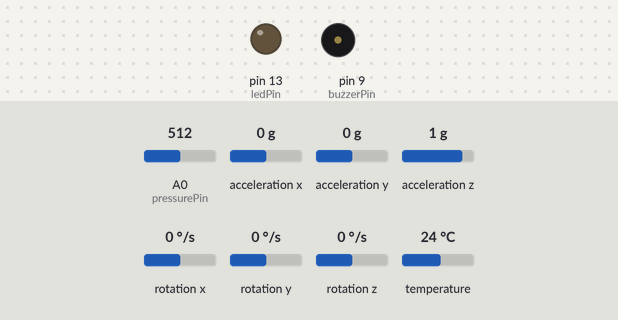
Bench run of a sketch on a simulated Arduino Uno, built with avr-gcc and run on an emulated ATmega328P. Shown: output pins drawn as LEDs (lit = HIGH), buzzer (waves = sounding). The inputs (shaded band) are chosen by the test bench; at power-on: A0 (pressurePin) = 512, acceleration x 0 g, acceleration y 0 g, acceleration z 1 g, rotation x 0 °/s, rotation y 0 °/s, rotation z 0 °/s, temperature 24 °C. What the sketch prints to the serial monitor is not drawn.

Above: at 3.2 s.
3.3 s: A0 (pressurePin) set to 687
4.8 s: A0 (pressurePin) set to 711
At 5.3 s:
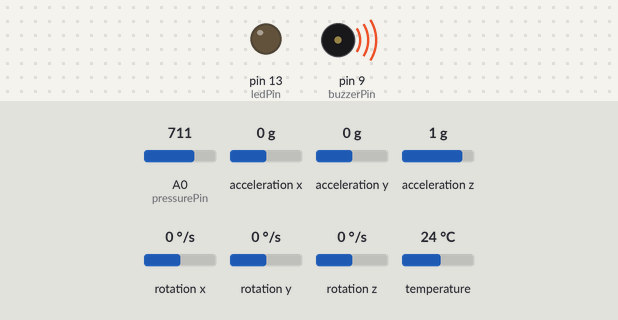
7.8 s: A0 (pressurePin) set to 690
At 8.5 s:
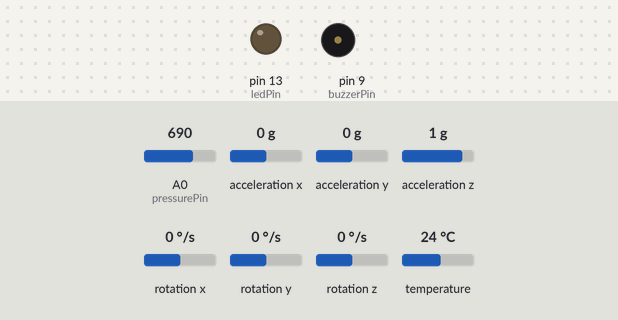
Timing chart, 0 to 10.8 s (numbered marks = the images above; inputs shaded):
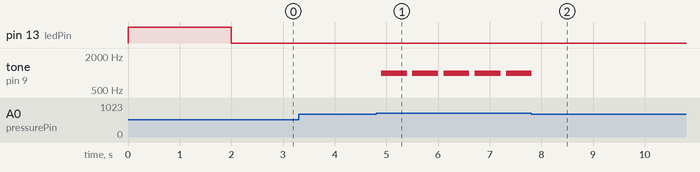

The sketch:

Code.ino
```cpp
#include <Adafruit_Sensor.h>
#include <Wire.h>
#include <Adafruit_MPU6050.h>

// Pins
const int pressurePin = A0;
const int ledPin = 13;
const int buzzerPin = 9;

Adafruit_MPU6050 mpu;

void setup() {
  Serial.begin(9600);

  // Initialize components
  pinMode(pressurePin, INPUT);
  pinMode(ledPin, OUTPUT);
  pinMode(buzzerPin, OUTPUT);

  if (!mpu.begin()) {
    Serial.println("Failed to find MPU6050 chip");
    while (1);
  }
  Serial.println("MPU6050 Initialized!");

  // Timer setup
  digitalWrite(ledPin, HIGH);
  delay(2000); // Simulate 2-minute brushing period
  digitalWrite(ledPin, LOW);
}

void loop() {
  // Read pressure sensor
  int pressureValue = analogRead(pressurePin);
  if (pressureValue > 700) { // Adjust threshold as needed
    tone(buzzerPin, 1000); // Sound alert
    delay(500);
    noTone(buzzerPin);
  }

  // Movement tracking
  sensors_event_t a, g, temp;
  mpu.getEvent(&a, &g, &temp);

  Serial.print("Accel X: ");
  Serial.print(a.acceleration.x);
  Serial.print(", Y: ");
  Serial.print(a.acceleration.y);
  Serial.print(", Z: ");
  Serial.println(a.acceleration.z);

  delay(100);
}
```

Measured:
- the behaviour switches between 700 and 701 on A0 (pressurePin) (found by bisection; images 0 and 1)
- after the input at 3.3 s, every drawn part: stays the same
- after the input at 4.8 s, tone on pin 9 (buzzerPin): alternates 1000 Hz for 0.50 s and silent for 0.10 s, starting after 0.10 s
- after the input at 7.8 s, tone on pin 9 (buzzerPin): goes on until 7.8 s, then stays silent
